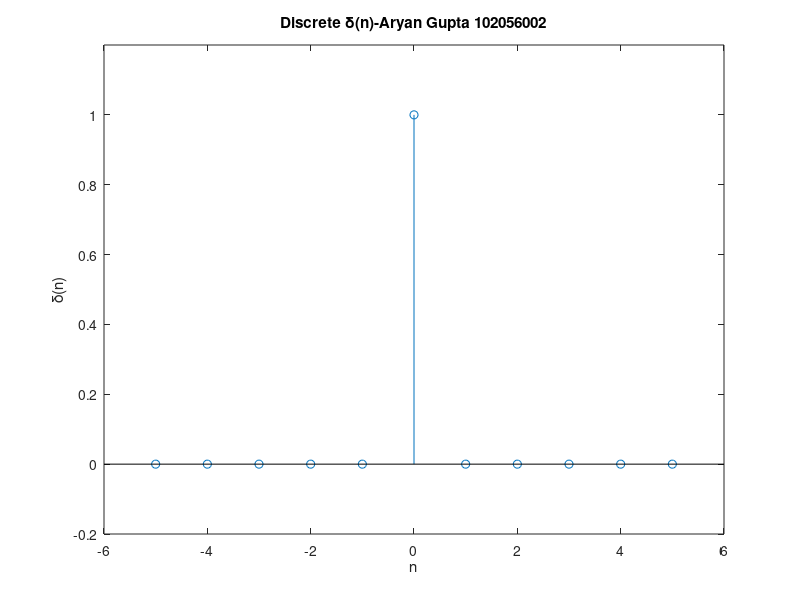

Here is the MATLAB script that generated this plot:
clc;
clear

t1=-5:-1; %creating vector from -5 to -0.02 with 0.01 uits space
t2=0; % point at 0 
t3=1:5;  %creating vector from 0.02 to 5 with 0.01 uits space

y1 = zeros(size(t1)); %creating a vector of 0s of the size t1
y2 = 1 ; %amplitude 1 at 0
y3 = zeros(size(t1)); %creating a vector of 0s of the size t3
t =[t1 t2 t3]; %concationation of t
y =[y1 y2 y3]; % concatiantion of y


stem (t,y); %plot
xlabel('n')
ylabel('\delta(n)')
title('Discrete \delta(n)-Aryan Gupta 102056002')
ylim([-0.2,1.2]); % to make the y limits visible
